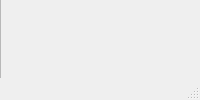
<?xml version="1.0" encoding="UTF-8"?>
<ui version="4.0">
 <class>MainWindow</class>
 <widget class="QMainWindow" name="MainWindow">
  <property name="enabled">
   <bool>true</bool>
  </property>
  <property name="windowTitle">
   <string>MainWindow</string>
  </property>
  <widget class="QWidget" name="centralwidget">
   <widget class="QFrame" name="frame">
    <property name="geometry">
     <rect>
      <x>0</x>
      <y>670</y>
      <width>1001</width>
      <height>311</height>
     </rect>
    </property>
    <property name="frameShape">
     <enum>QFrame::StyledPanel</enum>
    </property>
    <property name="frameShadow">
     <enum>QFrame::Raised</enum>
    </property>
    <widget class="QPushButton" name="stopButton">
     <property name="geometry">
      <rect>
       <x>430</x>
       <y>120</y>
       <width>88</width>
       <height>26</height>
      </rect>
     </property>
     <property name="text">
      <string>정지</string>
     </property>
    </widget>
    <widget class="QPushButton" name="forwardButton">
     <property name="geometry">
      <rect>
       <x>430</x>
       <y>80</y>
       <width>88</width>
       <height>26</height>
      </rect>
     </property>
     <property name="text">
      <string>전진</string>
     </property>
    </widget>
    <widget class="QPushButton" name="backwardButton">
     <property name="geometry">
      <rect>
       <x>430</x>
       <y>160</y>
       <width>88</width>
       <height>26</height>
      </rect>
     </property>
     <property name="text">
      <string>후진</string>
     </property>
    </widget>
    <widget class="QPushButton" name="leftButton">
     <property name="geometry">
      <rect>
       <x>320</x>
       <y>120</y>
       <width>88</width>
       <height>26</height>
      </rect>
     </property>
     <property name="text">
      <string>좌회전</string>
     </property>
    </widget>
    <widget class="QPushButton" name="rightButton">
     <property name="geometry">
      <rect>
       <x>540</x>
       <y>120</y>
       <width>88</width>
       <height>26</height>
      </rect>
     </property>
     <property name="text">
      <string>우회전</string>
     </property>
    </widget>
    <widget class="QPushButton" name="undoButton">
     <property name="geometry">
      <rect>
       <x>810</x>
       <y>180</y>
       <width>141</width>
       <height>26</height>
      </rect>
     </property>
     <property name="text">
      <string>이전 위치로 이동</string>
     </property>
    </widget>
    <widget class="QPushButton" name="redoButton">
     <property name="geometry">
      <rect>
       <x>810</x>
       <y>220</y>
       <width>141</width>
       <height>26</height>
      </rect>
     </property>
     <property name="text">
      <string>이전 위치로 이동 취소</string>
     </property>
    </widget>
    <widget class="QLabel" name="carCoord">
     <property name="geometry">
      <rect>
       <x>40</x>
       <y>20</y>
       <width>161</width>
       <height>51</height>
      </rect>
     </property>
     <property name="text">
      <string>자동차 위치 x : 0, y : 0 </string>
     </property>
    </widget>
    <widget class="QLabel" name="statusLabel">
     <property name="geometry">
      <rect>
       <x>40</x>
       <y>80</y>
       <width>131</width>
       <height>18</height>
      </rect>
     </property>
     <property name="text">
      <string>자동차 상태 : 정지</string>
     </property>
    </widget>
   </widget>
   <widget class="QFrame" name="carField">
    <property name="geometry">
     <rect>
      <x>0</x>
      <y>-30</y>
      <width>1001</width>
      <height>701</height>
     </rect>
    </property>
    <property name="frameShape">
     <enum>QFrame::StyledPanel</enum>
    </property>
    <property name="frameShadow">
     <enum>QFrame::Raised</enum>
    </property>
    <widget class="QFrame" name="car">
     <property name="geometry">
      <rect>
       <x>440</x>
       <y>340</y>
       <width>51</width>
       <height>31</height>
      </rect>
     </property>
     <property name="frameShape">
      <enum>QFrame::StyledPanel</enum>
     </property>
     <property name="frameShadow">
      <enum>QFrame::Raised</enum>
     </property>
    </widget>
   </widget>
  </widget>
  <widget class="QMenuBar" name="menubar">
   <property name="geometry">
    <rect>
     <x>0</x>
     <y>0</y>
     <width>1000</width>
     <height>23</height>
    </rect>
   </property>
  </widget>
  <widget class="QStatusBar" name="statusbar"/>
 </widget>
 <resources/>
 <connections/>
</ui>
